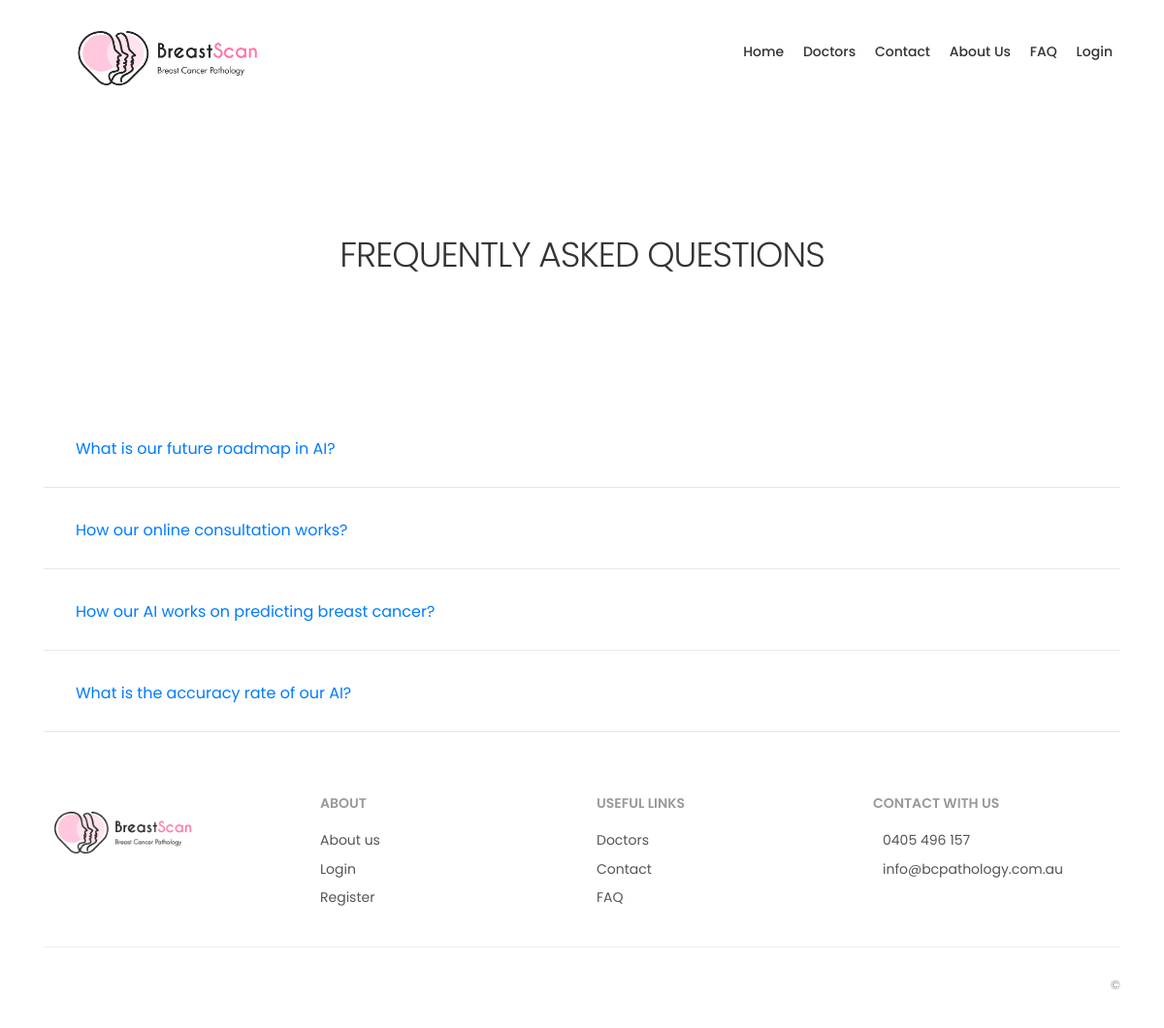
Page /faq on the committed database.
### tables this page shows
CREATE TABLE `faq` (
  `id` int NOT NULL,
  `question` text NOT NULL,
  `answer` text NOT NULL,
  `created_at` timestamp NULL DEFAULT CURRENT_TIMESTAMP,
  `updated_at` timestamp NULL DEFAULT CURRENT_TIMESTAMP ON UPDATE CURRENT_TIMESTAMP
);

CREATE TABLE `about` (
  `id` int NOT NULL,
  `info` text NOT NULL,
  `full_address` varchar(250) NOT NULL,
  `phone` varchar(255) NOT NULL,
  `email` varchar(255) NOT NULL,
  `facebook_link` varchar(255) DEFAULT NULL,
  `linkedin_link` varchar(255) DEFAULT NULL,
  `created_at` timestamp NULL DEFAULT CURRENT_TIMESTAMP,
  `updated_at` timestamp NULL DEFAULT CURRENT_TIMESTAMP ON UPDATE CURRENT_TIMESTAMP
);

### app/Controllers/Faq.php (called while the page is built, shortened)
<?php
class Faq extends Controller
{
    public function __construct(){
        $this->faqModel = $this->model('Faq');
        $this->aboutModel = $this->model('About');
    }
    public function index(){
        $faq = $this->faqModel->getAllFaq();
        $about_data = $this->aboutModel->getAboutData();
        $data = [
            'title' => 'Frequently Asked Questions',
            'faq' => $faq,
            'about_data' => $about_data[0]
        ];
        $this->view('faq/index', $data);
    }
}

### app/Core/App.php (called while the page is built, shortened)
<?php
class App {
    protected $method = 'index';
    public function __construct() {
        $url = $this->parseUrl();
        if (file_exists('../app/Controllers/' . ucfirst($url[0]) . '.php')) {
            unset($url[0]);
        }
        $this->controller = new $this->controller;
        $this->params = $url ? array_values($url) : [];
        call_user_func_array(array($this->controller, $this->method), $this->params);
    }
    public function parseUrl() {
        if (isset($_GET['url'])) {
            return $url = explode('/', filter_var(rtrim($_GET['url'], '/'), FILTER_SANITIZE_URL));
        }
    }
}

### public/index.php (called while the page is built, shortened)
<?php
$app = new app;

### app/Core/DB.php (called while the page is built, shortened)
<?php
class DB {
    protected $db;
	private $statement;
    public function __construct(){
		$this->db = new PDO(sprintf('mysql:host=%s;dbname=%s', DB_HOST, DB_NAME), DB_USER, DB_PASSWORD);
    }
    public function query($sql, $params = []) {
		$this->statement = $this->db->prepare($sql);
	}
    public function row() {
		$this->execute();
		return $this->statement->fetchAll(PDO::FETCH_ASSOC);
	}
	public function execute() {
		return $this->statement->execute();
	}
}

### app/Models/Faq.php (called while the page is built, shortened)
<?php
include_once('../app/Core/Model.php');
class Faq extends Core\Model
{
    public function getAllFaq(){
        $this->db->query('SELECT * FROM faq ORDER BY created_at DESC');
        return $this->db->row();
    }
}

### app/Core/Model.php (called while the page is built, shortened)
<?php
abstract class Model {
	public function __construct() {
		$this->db = new DB;
	}
}

### app/Models/About.php (called while the page is built, shortened)
<?php
include_once('../app/Core/Model.php');
class About extends Core\Model
{
    public function getAboutData(){
        $this->db->query('SELECT * FROM about ORDER BY ID DESC LIMIT 1');
        return $this->db->row();
    }
}

### app/Views/faq/index.php (the view)
<?php include('../app/Views/base/header.php');?>
<?php include('../app/Views/base/navbar.php');?>
<div class="bg_color_1">
    <div class="container margin_120_95">
        <div class="main_title">
            <h2>Frequently Asked Questions</h2>
        </div>
    </div>
    <div class="container ">
        <div class="accordion" id="accordionExample">
            <?php
                $counter = 1;
                foreach($data['faq'] as $row){
                    echo '
                        <div class="card">
                            <div class="card-header" id="headingOne">
                            <h2 class="mb-0">
                                <button class="btn btn-link btn-block text-left" type="button" data-toggle="collapse" data-target="#collapse' . $counter .'" aria-controls="collapse' . $counter . '">
                                ' . $row['question'] . '
                                </button>
                            </h2>
                            </div>
                            <div id="collapse'.$counter.'" class="collapse" aria-labelledby="headingOne" data-parent="#accordionExample">
                            <div class="card-body">
                                ' . $row['answer'] . '
                            </div>
                            </div>
                        </div>
                    ';
                    $counter++;
                }
            ?>
        </div>
    </div>
</div>
<?php include('../app/Views/base/footer.php');?>

### app/Views/base/footer.php (shortened to what this page needs)
</main>
<footer  class="wow fadeInUp">
	<div class="container margin_60_35">
		<div class="row">
			<div class="col-lg-3 col-md-12">
				<p>
					<a href="/pathology" title="Breast Cancer Pathology">
						<img src="/pathology/img/logos/logo.png" data-retina="true" alt="" width="163" height="36" class="img-fluid">
					</a>
				</p>
			</div>
			<div class="col-lg-3 col-md-4">
				<h5>About</h5>
				<ul class="links">
					<li><a href="/pathology/about">About us</a></li>
					<li><a href="/pathology/users/login">Login</a></li>
					<li><a href="/pathology/users/register">Register</a></li>
				</ul>
			</div>
			<div class="col-lg-3 col-md-4">
				<h5>Useful links</h5>
				<ul class="links">
					<li><a href="/pathology/users/doctors">Doctors</a></li>
					<li><a href="/pathology/contact">Contact</a></li>
					<li><a href="/pathology/faq">FAQ</a></li>
				</ul>
			</div>
			<div class="col-lg-3 col-md-4">
				<h5>Contact with Us</h5>
				<ul class="contacts">
					<li><a href="tel://<?=$data['about_data']['phone'];?>"><i class="icon_mobile"></i><?=$data['about_data']['phone'];?></a></li>
					<li><a href="mailto:<?=$data['about_data']['email'];?>"><i class="icon_mail_alt"></i> <?=$data['about_data']['email'];?></a></li>
				</ul>
			</div>
		</div>
		<hr>
		<div class="row">
			<div class="col-md-8">
			</div>
			<div class="col-md-4">
				<div id="copy">© <span id="year"></span></div>
			</div>
		</div>
	</div>
</footer>
	</div>
</body>
</html>

### public/css/style.css (style rules this page uses)
a,a:focus,a:hover { text-decoration:none;outline:0 }
#app_section small,#hero_video .content h3,.box_feat h3,.box_list small,.hero_home .content h3,.main_title h2,.main_title_2 h3,.main_title_3 h3,.main_title_4 h3,.marker_info small,.sbSelector:hover,.sbSelector:link,.sbSelector:visited,.strip_list small,.switch-field label,footer h5 { text-transform:uppercase }
.sbOptions,.tabs nav ul,ol,ul,ul#cat_nav { list-style:none }
hr,hr.double { margin:15px 0 30px;border-color:#ededed }
html * { -webkit-font-smoothing:antialiased;-moz-osx-font-smoothing:grayscale }
body { background:#fff;font-size:14px;font-size:.875rem;line-height:1.4;font-family:Poppins,Helvetica,sans-serif;color:#555 }
.list_home ul li a:after,a.wish_bt:after,footer ul.links li a:after { font-family:ElegantIcons }
h1,h2,h3,h4,h5,h6 { color:#333 }
ol,ul { margin:0 0 25px;padding:0 }
p { margin-bottom:25px }
.main_title { text-align:center;margin-bottom:45px }
.main_title h2 { font-weight:300;letter-spacing:-1px;font-size:36px;margin:0 }
a { color:#e74e84;-moz-transition:all .5s ease-in-out;-o-transition:all .5s ease-in-out;-webkit-transition:all .5s ease-in-out;-ms-transition:all .5s ease-in-out;transition:all .5s ease-in-out }
footer,header { background-color:#fff }
footer { color:#555 }
footer h5 { font-size:14px;font-size:.875rem;font-weight:600;color:#999;margin-bottom:20px }
footer ul li { margin-bottom:10px }
footer ul li a { -moz-transition:all .3s ease-in-out;-o-transition:all .3s ease-in-out;-webkit-transition:all .3s ease-in-out;-ms-transition:all .3s ease-in-out;transition:all .3s ease-in-out;display:inline-block;position:relative;color:#555 }
footer ul.links li a:after { content:"\24";position:absolute;margin-left:5px;top:1px;opacity:0;-moz-transition:all .5s ease-in-out;-o-transition:all .5s ease-in-out;-webkit-transition:all .5s ease-in-out;-ms-transition:all .5s ease-in-out;transition:all .5s ease-in-out }
footer #copy { text-align:right;font-size:13px;font-size:.8125rem;color:#999 }
.wow { visibility:hidden }
.bg_color_1,.box_form { background-color:#fff }
.margin_60_35 { padding-top:60px;padding-bottom:35px }
.margin_120_95 { padding-top:120px;padding-bottom:95px }
.card { border:0;margin-bottom:5px }
.card .card-header { background-color:#fff;border-bottom:1px solid #e1e8ed;padding:20px }

### public/css/custom.css (style rules this page uses)
:root { --theme-color: #3f4079; --theme-light: #3f40791c; --theme-f-color: #fff; }

### rows in the picture
faq: question "What is our future roadmap in AI?"
faq: question "How our online consultation works?"
faq: question "How our AI works on predicting breast cancer?"
faq: question "What is the accuracy rate of our AI?"
about: phone "0405 496 157", email "info@bcpathology.com.au"
